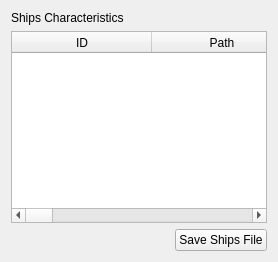
                 <widget class="QWidget" name="tab_6">
                  <attribute name="title">
                   <string>Define Vessels</string>
                  </attribute>
                  <layout class="QGridLayout" name="gridLayout_15">
                   <item row="1" column="0">
                    <layout class="QHBoxLayout" name="horizontalLayout">
                     <item>
                      <spacer name="horizontalSpacer_5">
                       <property name="orientation">
                        <enum>Qt::Horizontal</enum>
                       </property>
                       <property name="sizeHint" stdset="0">
                        <size>
                         <width>40</width>
                         <height>20</height>
                        </size>
                       </property>
                      </spacer>
                     </item>
                     <item>
                      <widget class="QPushButton" name="pushButton_saveNewShips">
                       <property name="text">
                        <string>Save Ships File</string>
                       </property>
                      </widget>
                     </item>
                    </layout>
                   </item>
                   <item row="0" column="0">
                    <layout class="QVBoxLayout" name="verticalLayout_2">
                     <item>
                      <widget class="QLabel" name="label_15">
                       <property name="text">
                        <string>Ships Characteristics</string>
                       </property>
                      </widget>
                     </item>
                     <item>
                      <widget class="CustomTableWidget" name="table_newShips">
                       <attribute name="horizontalHeaderDefaultSectionSize">
                        <number>140</number>
                       </attribute>
                       <column>
                        <property name="text">
                         <string>ID</string>
                        </property>
                       </column>
                       <column>
                        <property name="text">
                         <string>Path</string>
                        </property>
                       </column>
                       <column>
                        <property name="text">
                         <string>Max Speed (knots)</string>
                        </property>
                       </column>
                       <column>
                        <property name="text">
                         <string>𝐿𝑊𝐿 (m)</string>
                        </property>
                       </column>
                       <column>
                        <property name="text">
                         <string>𝐿𝑃𝑃 (m)</string>
                        </property>
                       </column>
                       <column>
                        <property name="text">
                         <string>𝐵 (m)</string>
                        </property>
                       </column>
                       <column>
                        <property name="text">
                         <string>𝑇𝐴 (m)</string>
                        </property>
                       </column>
                       <column>
                        <property name="text">
                         <string>𝑇𝐹 (m)</string>
                        </property>
                       </column>
                       <column>
                        <property name="text">
                         <string>𝑉 (cub. m)</string>
                        </property>
                       </column>
                       <column>
                        <property name="text">
                         <string>𝑆 (sq. m)</string>
                        </property>
                       </column>
                       <column>
                        <property name="text">
                         <string>𝐴𝑉 (sq. m)</string>
                        </property>
                       </column>
                       <column>
                        <property name="text">
                         <string>ℎ𝐵 (m)</string>
                        </property>
                       </column>
                       <column>
                        <property name="text">
                         <string>𝐴𝐵𝑇 (sq. m)</string>
                        </property>
                       </column>
                       <column>
                        <property name="text">
                         <string>𝑖𝐸 (degree)</string>
                        </property>
                       </column>
                       <column>
                        <property name="text">
                         <string>𝑘𝑆 (𝜇m)</string>
                        </property>
                       </column>
                       <column>
                        <property name="text">
                         <string>𝓁𝐶𝐵 (%)</string>
                        </property>
                       </column>
                       <column>
                        <property name="text">
                         <string>Stern Type</string>
                        </property>
                       </column>
                       <column>
                        <property name="text">
                         <string>𝐶𝑀</string>
                        </property>
                       </column>
                       <column>
                        <property name="text">
                         <string>𝐶𝑊𝑃</string>
                        </property>
                       </column>
                       <column>
                        <property name="text">
                         <string>𝐶𝑃</string>
                        </property>
                       </column>
                       <column>
                        <property name="text">
                         <string>𝐶𝐵</string>
                        </property>
                       </column>
                       <column>
                        <property name="text">
                         <string>Fuel Types</string>
                        </property>
                       </column>
                       <column>
                        <property name="text">
                         <string>Tank Size (liters)</string>
                        </property>
                       </column>
                       <column>
                        <property name="text">
                         <string>Tank Init Capacity (%)</string>
                        </property>
                       </column>
                       <column>
                        <property name="text">
                         <string>Tank Depth of Discharge (%)</string>
                        </property>
                       </column>
                       <column>
                        <property name="text">
                         <string>Engines Count Per Propeller (#)</string>
                        </property>
                       </column>
                       <column>
                        <property name="text">
                         <string>Engine Brake Powers (list of kW)</string>
                        </property>
                       </column>
                       <column>
                        <property name="text">
                         <string>Engine Brake Power to Efficiency Map - Tier II (kW, %)</string>
                        </property>
                       </column>
                       <column>
                        <property name="text">
                         <string>Engine Brake Power to Efficiency Map - Tier III (kW, %)</string>
                        </property>
                       </column>
                       <column>
                        <property name="text">
                         <string>Gearbox Ratio to 1</string>
                        </property>
                       </column>
                       <column>
                        <property name="text">
                         <string>Gearbox Efficiency (%)</string>
                        </property>
                       </column>
                       <column>
                        <property name="text">
                         <string>Shaft Efficiency (%)</string>
                        </property>
                       </column>
                       <column>
                        <property name="text">
                         <string>Propeller Count (#)</string>
                        </property>
                       </column>
                       <column>
                        <property name="text">
                         <string>Propeller Diameter (m)</string>
                        </property>
                       </column>
                       <column>
                        <property name="text">
                         <string>Propeller Pitch (m)</string>
                        </property>
                       </column>
                       <column>
                        <property name="text">
                         <string>Propeller Blade Count (#)</string>
                        </property>
                       </column>
                       <column>
                        <property name="text">
                         <string>Propeller Expanded Area Ratio</string>
                        </property>
                       </column>
                       <column>
                        <property name="text">
                         <string>Stop if No Energy?</string>
                        </property>
                       </column>
                       <column>
                        <property name="text">
                         <string>Max Rudder Angle (degrees)</string>
                        </property>
                       </column>
                       <column>
                        <property name="text">
                         <string>Vessel Weight (ton)</string>
                        </property>
                       </column>
                       <column>
                        <property name="text">
                         <string>Cargo Weight (ton)</string>
                        </property>
                       </column>
                       <column>
                        <property name="text">
                         <string>Appendages Surface Area Map (ID, sq. m)</string>
                        </property>
                       </column>
                      </widget>
                     </item>
                    </layout>
                   </item>
                  </layout>
                 </widget>
